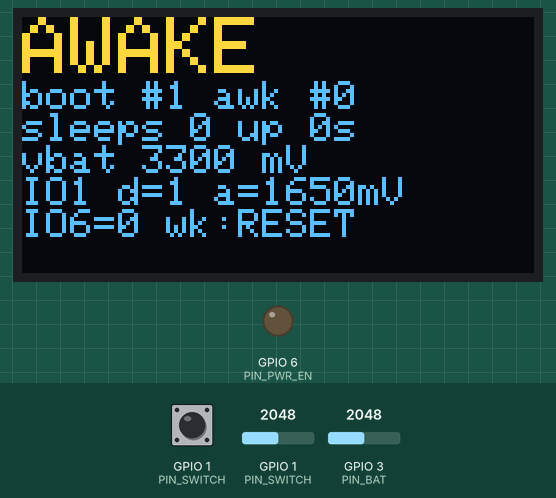
Simulated run of this sketch. Board: ESP32-C3. Shown: 128×64 one-colour display, output pins drawn as LEDs (lit = HIGH). The inputs (shaded band) are chosen by the test bench; at power-on: GPIO 1 (PIN_SWITCH) HIGH, GPIO 1 (PIN_SWITCH) = 2048, GPIO 3 (PIN_BAT) = 2048 (analog values on the 0–4095 scale). The OLED is the two-colour kind (top 16 rows yellow). At 3.0 s the program puts the board to deep sleep or switches it off; the recording ends there.

Above: at 0.1 s.
At 1.7 s:
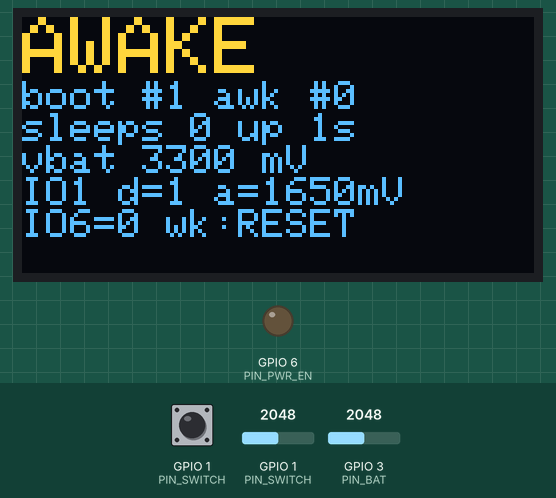
1.8 s: GPIO 1 (PIN_SWITCH) pulled LOW for 0.15 s
At 2.8 s:
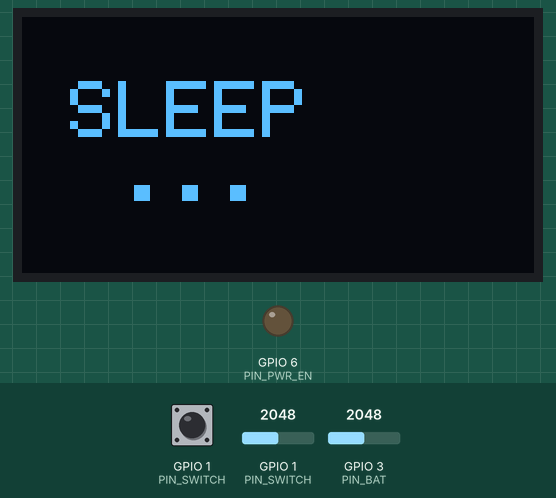
Timing chart, 0 to 3.0 s (numbered marks = the images above; inputs shaded):
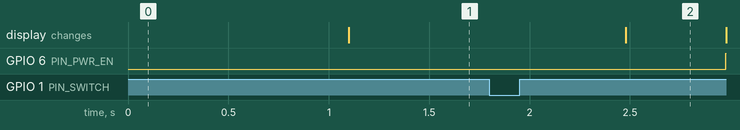

Measured:
- after the input at 1.8 s, GPIO 6 (PIN_PWR_EN): LOW → HIGH after 1.2 s; the display: changes after 0.68 s (image 2)
- what the display in image 2 shows lasts 0.5 s, from 2.5 s to 3.0 s

The sketch:

08_deep_sleep_timer.ino
```cpp
// ESP32-C3 mini: 진짜 Deep Sleep + GPIO1 스위치 토글 — OLED 전용 디버그
//
// 배선:
//   GPIO1 <- 스위치 한 쪽. 다른 쪽은 GND. (active LOW, 내부 INPUT_PULLUP + RTC pullup)
//   GPIO6 -> 모듈 전원 제어 (awake=LOW, sleep=HIGH)
//   OLED I2C: GPIO8(SDA), GPIO9(SCL), 주소 0x3C
//   배터리 ADC: GPIO3 (분압비 2.0 가정)
//
// 사이클:
//   부팅 → awake 상태 (GPIO6 LOW, OLED ON, 정보 표시)
//   스위치 눌림(HIGH 감지) → deep sleep 진입 (GPIO6 HIGH, OLED OFF, 무제한)
//   스위치 다시 눌림 → wake → 재부팅 → awake 상태
//
// Deep Sleep wake: ext1 (GPIO1 LOW 레벨). RTC GPIO 0~5만 가능, GPIO1 OK.
//
// ⚠ Serial / USB CDC 출력 없음 — 배터리 직결 측정 중 노이즈 최소화.

#include <Wire.h>
#include <Adafruit_GFX.h>
#include <Adafruit_SSD1306.h>
#include <esp_sleep.h>
#include <driver/gpio.h>

// --- pins ---
#define PIN_SDA        8
#define PIN_SCL        9
#define OLED_ADDR      0x3C

#define PIN_SWITCH     1     // 스위치 (active LOW, deep sleep wake)
#define PIN_PWR_EN     6     // 모듈 전원 (LOW=ON, HIGH=OFF)
#define SWITCH_PRESSED LOW
#define SWITCH_RELEASED HIGH
#define PIN_BAT        3     // 배터리 ADC
#define BAT_DIV_RATIO  2.0f

// --- 버튼 설정 ---
#define BTN_DEBOUNCE_MS              30
#define BTN_HOLD_RELEASE_TIMEOUT_MS  5000
// release 후 상태 전환까지의 유예 — 채터링/접점 불안정 방어
#define BTN_RELEASE_GRACE_MS         500

// --- RTC 메모리 (deep sleep 건너 유지) ---
RTC_DATA_ATTR uint32_t bootCount   = 0;
RTC_DATA_ATTR uint32_t awakeCount  = 0;
RTC_DATA_ATTR uint32_t sleepCount  = 0;

Adafruit_SSD1306 display(128, 64, &Wire, -1);

static uint16_t readVbatMv() {
  uint32_t sum = 0;
  for (int i = 0; i < 16; i++) sum += analogReadMilliVolts(PIN_BAT);
  return (uint16_t)((sum / 16) * BAT_DIV_RATIO);
}

static uint16_t readSwitchMv() {
  uint32_t sum = 0;
  for (int i = 0; i < 8; i++) sum += analogReadMilliVolts(PIN_SWITCH);
  // ADC 읽기 후 pinMode 원복 — ESP32 analogRead가 내부 pullup을 꺼버리는 경우 대비
  pinMode(PIN_SWITCH, INPUT_PULLUP);
  return (uint16_t)(sum / 8);
}

static const char* wakeReasonStr(esp_sleep_wakeup_cause_t c) {
  switch (c) {
    case ESP_SLEEP_WAKEUP_GPIO:      return "SWITCH";
    case ESP_SLEEP_WAKEUP_EXT1:      return "EXT1";
    case ESP_SLEEP_WAKEUP_TIMER:     return "TIMER";
    case ESP_SLEEP_WAKEUP_UNDEFINED: return "RESET";
    default:                         return "OTHER";
  }
}

static void initOled() {
  Wire.begin(PIN_SDA, PIN_SCL);
  Wire.setClock(400000);
  display.begin(SSD1306_SWITCHCAPVCC, OLED_ADDR);
  display.clearDisplay();
  display.setTextColor(SSD1306_WHITE);
  display.setTextSize(1);
}

static void drawAwake(esp_sleep_wakeup_cause_t cause) {
  display.clearDisplay();
  display.setCursor(0, 0);
  display.setTextSize(2);
  display.println(F("AWAKE"));
  display.setTextSize(1);

  display.print(F("boot #")); display.print(bootCount);
  display.print(F(" awk #")); display.println(awakeCount);
  display.print(F("sleeps ")); display.print(sleepCount);
  display.print(F(" up "));    display.print(millis() / 1000); display.println(F("s"));
  display.print(F("vbat "));   display.print(readVbatMv()); display.println(F(" mV"));
  display.print(F("IO1 d="));  display.print(digitalRead(PIN_SWITCH));
  display.print(F(" a="));     display.print(readSwitchMv()); display.println(F("mV"));
  display.print(F("IO6="));    display.print(digitalRead(PIN_PWR_EN));
  display.print(F(" wk:"));    display.println(wakeReasonStr(cause));
  display.display();
}

static void drawSleepBanner() {
  display.clearDisplay();
  display.setCursor(0, 16);
  display.setTextSize(2);
  display.println(F(" SLEEP"));
  display.println(F("  ..."));
  display.setTextSize(1);
  display.display();
}

// 스위치 확인 (active LOW): 디바운스 후에도 LOW면 true. release 후 GRACE 기간까지 대기.
static bool buttonWasPressed() {
  if (digitalRead(PIN_SWITCH) != SWITCH_PRESSED) return false;
  delay(BTN_DEBOUNCE_MS);
  if (digitalRead(PIN_SWITCH) != SWITCH_PRESSED) return false;

  // 사용자가 손 뗄 때까지 대기 (HIGH 복귀)
  uint32_t t0 = millis();
  while (digitalRead(PIN_SWITCH) == SWITCH_PRESSED && millis() - t0 < BTN_HOLD_RELEASE_TIMEOUT_MS) {
    delay(10);
  }
  // release 후 그레이스 — 채터링 방어. 이 기간 중 다시 LOW 튀면 false 반환.
  uint32_t g0 = millis();
  while (millis() - g0 < BTN_RELEASE_GRACE_MS) {
    if (digitalRead(PIN_SWITCH) == SWITCH_PRESSED) return false;
    delay(10);
  }
  return true;
}

static void enterDeepSleep() {
  sleepCount++;

  // OLED 배너 후 꺼서 자체 소모 제거
  drawSleepBanner();
  delay(500);
  display.ssd1306_command(SSD1306_DISPLAYOFF);

  // 모듈 전원 차단
  digitalWrite(PIN_PWR_EN, HIGH);

  // GPIO1 설정: pullup 유지, pulldown 금지 → 기본 HIGH, 스위치 닫히면 LOW
  gpio_pulldown_dis((gpio_num_t)PIN_SWITCH);
  gpio_pullup_en((gpio_num_t)PIN_SWITCH);

  // ESP32-C3 deep sleep GPIO wake (LOW 레벨) — ext1 대신 신 API 사용
  esp_deep_sleep_enable_gpio_wakeup(1ULL << PIN_SWITCH, ESP_GPIO_WAKEUP_GPIO_LOW);

  // 다른 wake 소스 모두 무효 (무제한 sleep)
  esp_sleep_disable_wakeup_source(ESP_SLEEP_WAKEUP_TIMER);

  esp_deep_sleep_start();
  // 여기 이후는 실행되지 않음. 깨어나면 setup부터 재시작.
}

void setup() {
  bootCount++;

  // 1) 모듈 전원 즉시 ON (awake 상태)
  pinMode(PIN_PWR_EN, OUTPUT);
  digitalWrite(PIN_PWR_EN, LOW);

  // 2) 스위치 핀 입력 + 풀업 (active LOW)
  pinMode(PIN_SWITCH, INPUT_PULLUP);

  // 3) ADC / OLED 초기화
  analogReadResolution(12);
  initOled();

  // 4) wake 원인 확인. GPIO(스위치)로 깨어난 경우 awakeCount 증가
  esp_sleep_wakeup_cause_t cause = esp_sleep_get_wakeup_cause();
  if (cause == ESP_SLEEP_WAKEUP_GPIO || cause == ESP_SLEEP_WAKEUP_EXT1) {
    awakeCount++;
  }

  // 5) awake 화면 한 번 그림. 이후 loop에서 주기 갱신
  drawAwake(cause);

  // 6) 깨어난 직후 스위치 아직 눌려있을 수 있음 → release(HIGH) + GRACE 대기
  uint32_t t0 = millis();
  while (digitalRead(PIN_SWITCH) == SWITCH_PRESSED && millis() - t0 < BTN_HOLD_RELEASE_TIMEOUT_MS) {
    delay(10);
  }
  // GRACE 중 다시 LOW 튀면 타이머 재시작 — 채터링 반복되어도 완전히 조용해질 때까지 대기.
  uint32_t g0 = millis();
  while (millis() - g0 < BTN_RELEASE_GRACE_MS) {
    if (digitalRead(PIN_SWITCH) == SWITCH_PRESSED) { g0 = millis(); }
    delay(10);
  }
}

void loop() {
  // 화면 주기 갱신 (500ms) — 실시간 VBAT / IO 상태 관찰
  static uint32_t lastDraw = 0;
  if (millis() - lastDraw > 500) {
    lastDraw = millis();
    drawAwake(esp_sleep_get_wakeup_cause());
  }

  // 스위치 감지 → Deep Sleep 진입
  if (buttonWasPressed()) {
    enterDeepSleep();
  }

  delay(20);
}
```
